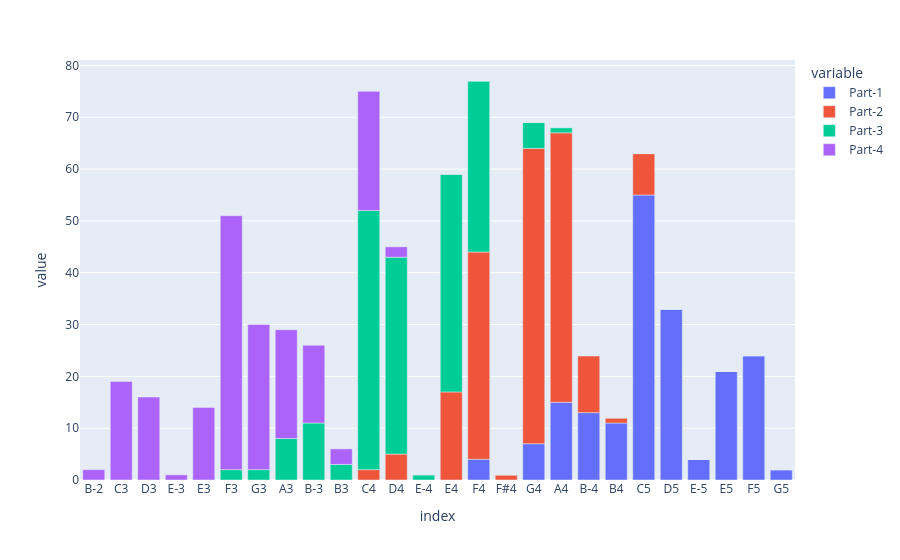

Source (notebook cell):
### Code cell
nr_no_mdata = nr.drop(['Composer', 'Title', "Date", "Measure", "Beat"], axis=1)
nr_counts = nr_no_mdata.apply(lambda x: x.value_counts(), axis=0).fillna('0').astype(int)
nr_counts.index = pd.CategoricalIndex(nr_counts.index, categories=pitch_order, ordered=True)
nr_counts = nr_counts.sort_index()
nr_counts = nr_counts.drop(index='Rest')
nr_counts = nr_counts[nr_counts.index.notnull()]
voices = nr_counts.columns.to_list()
# Creating the bar chart
fig = px.bar(nr_counts, x=nr_counts.index, y=list(nr_counts.columns),
             labels={col: col for col in nr_counts.columns})
fig
# # # # Show results
# nr_chart = px.bar(nr_counts, x='pitch', y=voices, title="Distribution of Pitches in " + piece.metadata['title'])
# nr_chart
# sorted_df
# nr_counts

### Figure 1 — Plotly figure (JSON) as saved in the notebook; plotly's stock layout.template omitted (floating-point values rounded to 4 significant figures)
{"data": [{"alignmentgroup": "True", "hovertemplate": "variable=Part-1<br>index=%{x}<br>value=%{y}<extra></extra>", "legendgroup": "Part-1", "marker": {"color": "#636efa", "pattern": {"shape": ""}}, "name": "Part-1", "offsetgroup": "Part-1", "orientation": "v", "showlegend": true, "textposition": "auto", "type": "bar", "x": ["B-2", "C3", "D3", "E-3", "E3", "F3", "G3", "A3", "B-3", "B3", "C4", "D4", "E-4", "E4", "F4", "F#4", "G4", "A4", "B-4", "B4", "C5", "D5", "E-5", "E5", "F5", "G5"], "xaxis": "x", "y": [0, 0, 0, 0, 0, 0, 0, 0, 0, 0, 0, 0, 0, 0, 4, 0, 7, 15, 13, 11, 55, 33, 4, 21, 24, 2], "yaxis": "y"}, {"alignmentgroup": "True", "hovertemplate": "variable=Part-2<br>index=%{x}<br>value=%{y}<extra></extra>", "legendgroup": "Part-2", "marker": {"color": "#EF553B", "pattern": {"shape": ""}}, "name": "Part-2", "offsetgroup": "Part-2", "orientation": "v", "showlegend": true, "textposition": "auto", "type": "bar", "x": ["B-2", "C3", "D3", "E-3", "E3", "F3", "G3", "A3", "B-3", "B3", "C4", "D4", "E-4", "E4", "F4", "F#4", "G4", "A4", "B-4", "B4", "C5", "D5", "E-5", "E5", "F5", "G5"], "xaxis": "x", "y": [0, 0, 0, 0, 0, 0, 0, 0, 0, 0, 2, 5, 0, 17, 40, 1, 57, 52, 11, 1, 8, 0, 0, 0, 0, 0], "yaxis": "y"}, {"alignmentgroup": "True", "hovertemplate": "variable=Part-3<br>index=%{x}<br>value=%{y}<extra></extra>", "legendgroup": "Part-3", "marker": {"color": "#00cc96", "pattern": {"shape": ""}}, "name": "Part-3", "offsetgroup": "Part-3", "orientation": "v", "showlegend": true, "textposition": "auto", "type": "bar", "x": ["B-2", "C3", "D3", "E-3", "E3", "F3", "G3", "A3", "B-3", "B3", "C4", "D4", "E-4", "E4", "F4", "F#4", "G4", "A4", "B-4", "B4", "C5", "D5", "E-5", "E5", "F5", "G5"], "xaxis": "x", "y": [0, 0, 0, 0, 0, 2, 2, 8, 11, 3, 50, 38, 1, 42, 33, 0, 5, 1, 0, 0, 0, 0, 0, 0, 0, 0], "yaxis": "y"}, {"alignmentgroup": "True", "hovertemplate": "variable=Part-4<br>index=%{x}<br>value=%{y}<extra></extra>", "legendgroup": "Part-4", "marker": {"color": "#ab63fa", "pattern": {"shape": ""}}, "name": "Part-4", "offsetgroup": "Part-4", "orientation": "v", "showlegend": true, "textposition": "auto", "type": "bar", "x": ["B-2", "C3", "D3", "E-3", "E3", "F3", "G3", "A3", "B-3", "B3", "C4", "D4", "E-4", "E4", "F4", "F#4", "G4", "A4", "B-4", "B4", "C5", "D5", "E-5", "E5", "F5", "G5"], "xaxis": "x", "y": [2, 19, 16, 1, 14, 49, 28, 21, 15, 3, 23, 2, 0, 0, 0, 0, 0, 0, 0, 0, 0, 0, 0, 0, 0, 0], "yaxis": "y"}], "layout": {"autosize": true, "barmode": "relative", "legend": {"title": {"text": "variable"}, "tracegroupgap": 0}, "margin": {"t": 60}, "xaxis": {"anchor": "y", "autorange": true, "domain": [0, 1], "range": [-0.5, 25.5], "title": {"text": "index"}, "type": "category"}, "yaxis": {"anchor": "x", "autorange": true, "domain": [0, 1], "range": [0, 81.05], "title": {"text": "value"}, "type": "linear"}}}
